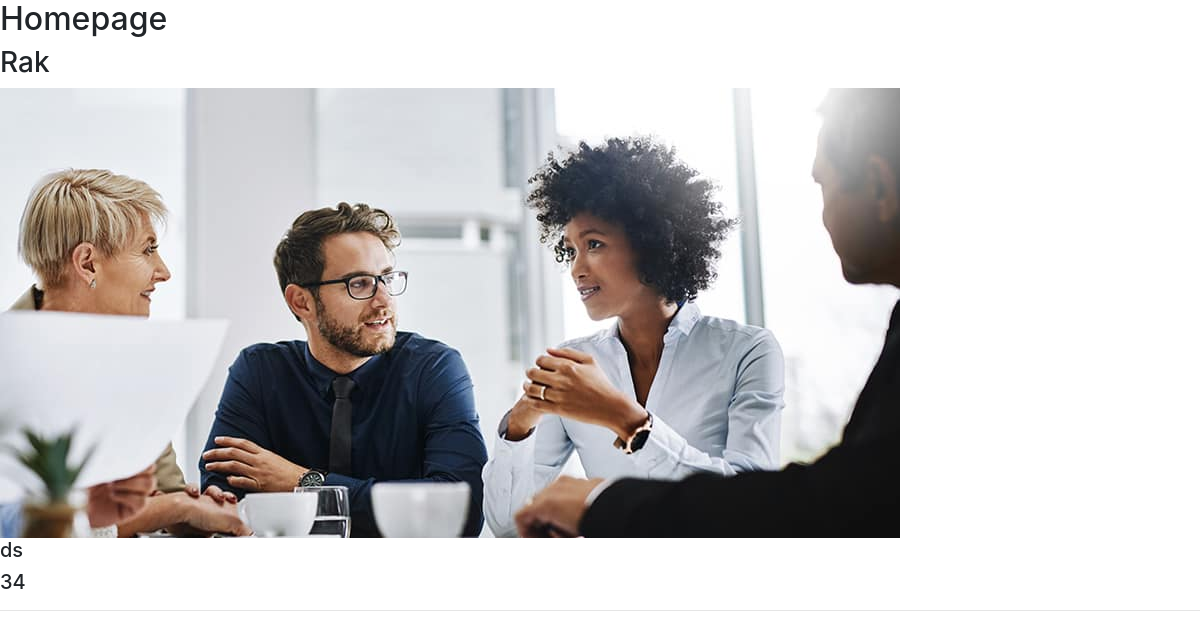
/myprofile/, run on the app's committed database.
### myprofile/models.py (models this page shows)
class Profile(models.Model):
    name = models.CharField(max_length=50)
    age = models.IntegerField()
    address = models.TextField()
    image = models.ImageField()

### myprofile/views.py (the view)
# urls.py: path('', views.homepage, name = 'homepage'),
def homepage(request):
    profile = Profile.objects.all()
    context = {
        'profile':profile
    }
    return render(request, 'profile.html', context)

### templates/profile.html (shortened to what this page needs)
<!DOCTYPE html>
<html lang="en">
<head>
    <link rel="stylesheet" href="https://stackpath.bootstrapcdn.com/bootstrap/4.4.1/css/bootstrap.min.css">
</head>
<body>
<h2>Homepage</h2>
{% for person in profile %}
<h3>{{ person.name }}</h3>
<img src="{{ person.image.url }}" alt="image">
<h5>{{ person.address }}</h5>
<h5>{{ person.age }}</h5>
<hr>
{% endfor %}
</body>
</html>

### data on the page
Profile: name "Rak", image (picture), address "ds", age "34"
